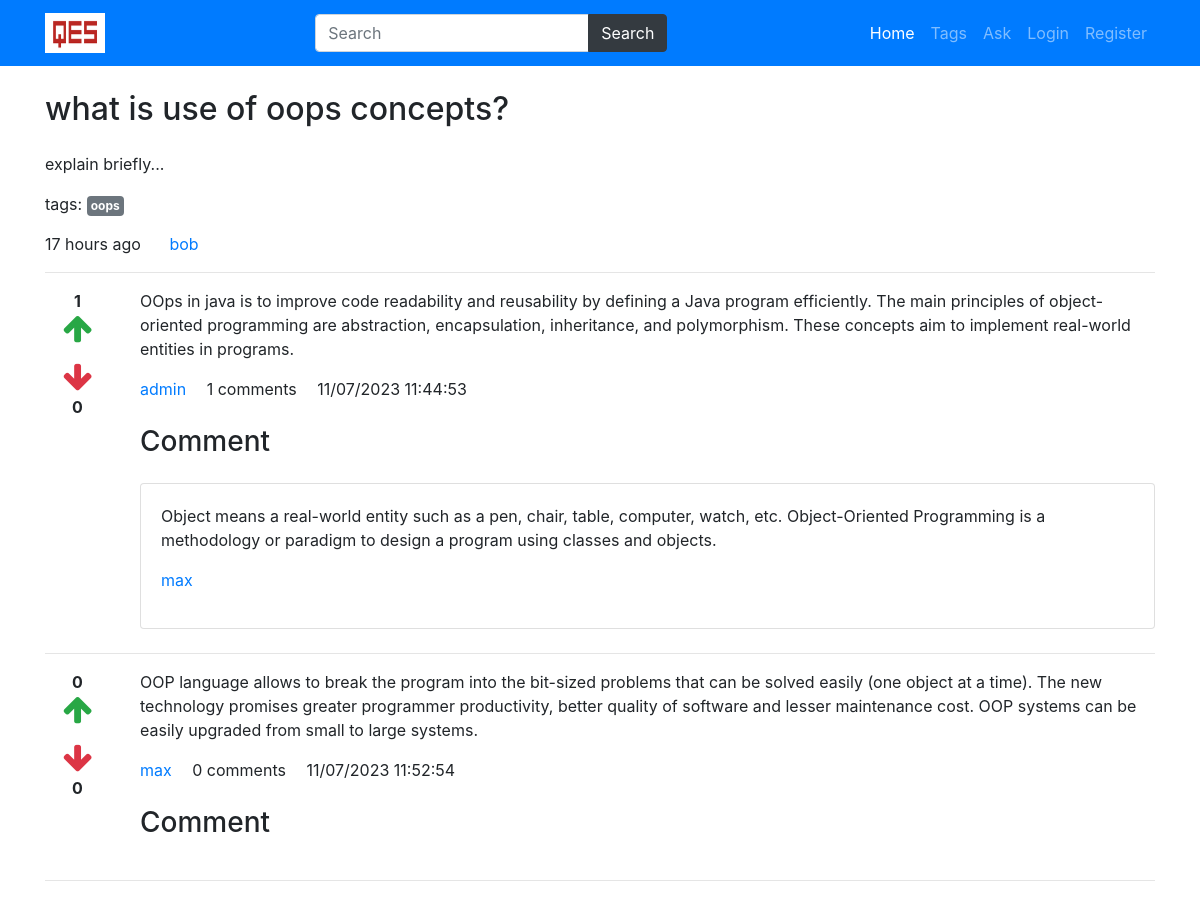
The page /detail/4 on the database its author committed.
### main/models.py (models this page shows, shortened)
class Question(models.Model):
    user=models.ForeignKey(User,on_delete=models.CASCADE)
    title=models.CharField(max_length=300)
    detail=models.TextField()
    tags=models.TextField(default='')
    add_time=models.DateTimeField(auto_now_add=True)

class Answer(models.Model):
    question=models.ForeignKey(Question,on_delete=models.CASCADE)
    user=models.ForeignKey(User,on_delete=models.CASCADE)
    detail=models.TextField()
    add_time=models.DateTimeField(auto_now_add=True)

class Comment(models.Model):
    answer=models.ForeignKey(Answer,on_delete=models.CASCADE)
    user=models.ForeignKey(User,on_delete=models.CASCADE,related_name='comment_user')
    comment=models.TextField(default='')
    add_time=models.DateTimeField(auto_now_add=True)

### main/views.py (the view, shortened to what this page needs)
# urls.py: path('detail/<int:id>',views.detail,name='detail'),
def detail(request,id):
    quest=Question.objects.get(pk=id)
    tags=quest.tags.split(',')
    answers=Answer.objects.filter(question=quest)
    answerform=AnswerForm
    return render(request,'detail.html',{
        'quest':quest,
        'tags':tags,
        'answers':answers,
        'answerform':answerform
    })

### main/templates/detail.html (shortened to what this page needs)
{% extends 'base.html' %}
{% load static %}
{% load humanize %}
{% block content %}
    <div class="container">
        <h2 class="my-4 ">{{quest.title}}</h2>
        <p>{{quest.detail}}</p>
        <p>
            tags:
            {% for tag in tags %}
            <a href="/tag/{{tag|slugify}}" class="badge badge-secondary p-1">{{tag}}</a>
            {% endfor %}
        </p>
        <p>
            <span class="mr-4">{{quest.add_time|naturaltime}}</span>
            <a href="#">{{quest.user.username}}</a>
        </p>
        <hr/>
        {% for answer in answers %}
        <div class="row">
            <div class="col-1" style="text-align: center;">
                <div class="upvote">
                    <strong class="upvote-count-{{answer.id}}">{{answer.upvote_set.count}}</strong><br/>
                    <span class="text-success">
                        <i class="fa fa-arrow-up fa-2x upvote-click" data-answer="{{answer.id}}"></i>
                    </span>
                </div>
                <div class="downvote mt-3">
                    <span class="text-danger">
                        <i class="fa fa-arrow-down fa-2x downvote-click" data-answer="{{answer.id}}"></i>
                    </span><br/>
                    <strong class="downvote-count-{{answer.id}}">{{answer.downvote_set.count}}</strong>
                </div>
            </div>
            <div class="col-11">
                <p>
                    {{ answer.detail }}
                </p>
                <p>
                    <a href="#" class="mr-3">{{answer.user.username}}</a>
                    <span class="mr-3"><span class="comment-count-{{answer.id}}">{{answer.comment_set.count}}</span> comments</span>
                    <span>{{answer.add_time|date:'d/m/Y h:i:s'}}</span>
                </p>
                <h3 class="my-4">Comment</h3>
                <div class="comment-wrapper-{{answer.id}}">
                    {% for comment in answer.comment_set.all %}
                    <div class="card mb-2">
                        <div class="card-body">
                            <p>{{comment.comment}}</p>
                            <p>
                                <a href="#">{{comment.user.username}}</a>
                            </p>
                        </div>
                    </div>
                    {% endfor %}
                </div>
            </div>
        </div>
        <hr/>
        {% endfor %}
    </div>
{% endblock %}

### rows shown on the page
Question: title "what is use of oops concepts?", detail "explain briefly...", tags "oops", add_time "17 hours ago", user.username "bob"
Answer: upvote_set.count "1", downvote_set.count "0", detail "OOps in java is to improve code readability and reusability by defining a Java program efficiently. The main principles of object-oriented programming are abstraction, encapsulation, inheritance, and polymorphism. These concepts aim to implement real-world entities in programs.", user.username "admin", comment_set.count "1", add_time "11/07/2023 11:44:53"
Comment: comment "Object means a real-world entity such as a pen, chair, table, computer, watch, etc. Object-Oriented Programming is a methodology or paradigm to design a program using classes and objects.", user.username "max"
Answer: upvote_set.count "0", downvote_set.count "0", detail "OOP language allows to break the program into the bit-sized problems that can be solved easily (one object at a time). The new technology promises greater programmer productivity, better quality of software and lesser maintenance cost. OOP systems can be easily upgraded from small to large systems.", user.username "max", comment_set.count "0", add_time "11/07/2023 11:52:54"
